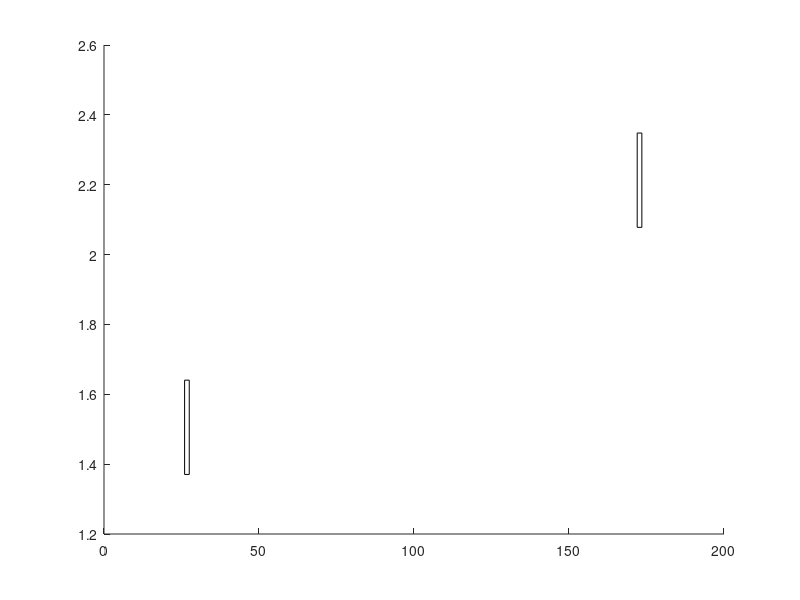

The MATLAB source for this figure: (Note: this script raises an error after producing the figure.)
% Project 3
% Yun Lin
% 4/22/2012
clear
clc
disp('                     Bunker Buster    ')
disp('    ')
disp(' Objective: Destroy other player before he destroys you!')
disp('     ')
disp('    Players must input power of cannon (1 to 600)')
disp('    ')
disp('    Players must input angle of cannon (0 to 90)')
disp('    ')
disp('  To exit game at any time, enter 0 for power input')
disp('      ')
disp('      ') 
close all hidden
format bank
%%%%%%%%%%%%%%%%%%%%%%%%%%%%%%%%%%%%%%%%%%%%%%%%%%%%%%%%%%%%%%%%%%%%%%%%%%
%                                                                        %
%                         Create Terrain                                 %
%                                                                        %
%%%%%%%%%%%%%%%%%%%%%%%%%%%%%%%%%%%%%%%%%%%%%%%%%%%%%%%%%%%%%%%%%%%%%%%%%%
%CREATE TERRAIN
Ty = randperm(5); % Picks (n) random numbers to make plot. Can be 
N = length(Ty);% changed for different effects. n*L gives length of field.
hold on
L = 40;
M = N*L;
xi = 0:M-1;
yi = interpft(Ty,M); % Terrain 'Function'
%--------------------------------------------------------------------------
%                      PLACE AND DRAW 'TANKS'            
%--------------------------------------------------------------------------
%Create Tank 1
p=randi(40); ...Max distance of tanks from border. 
p2=p+2;
yi(p:p2)=min(yi(p:p2)); ...Flatten Spot on for Tank 1 (modifies yi)
B=length(yi(p:p2)); % Width of Flat Spot
c=min(yi(p:p2));     % Min Value of 'yi'
%Create Tank 2
P=198-p; %Random placement of tank 2
P2=P+2;
yi(P:P2)=min(yi(P:P2)); %Flatten Spot for Tank 2
B2=length(yi(P:P2));
c2=min(yi(P:P2));
%Plot Tanks
tank1=rectangle('Position',[p,c,B/2,B*.09]);
tank2=rectangle('Position',[P,c2,B2/2,B2*.09]);
%Plot Terrain
hT=area(yi);   
colormap summer
a=max(yi)*2;
plot(tank1)
plot(tank2)
axis([min(yi) M 0 a])  %axis([min(yi) 100 0 a])
xlabel('Player 1                                                                                                Player 2')
title(' Bunker Buster ') 
%%%%%%%%%%%%%%%%%%%%%%%%%%%%%%%%%%%%%%%%%%%%%%%%%%%%%%%%%%%%%%%%%%%%%%%%%
%                                                                       %
%                      Trajectory                                       %
%                                                                       %
%%%%%%%%%%%%%%%%%%%%%%%%%%%%%%%%%%%%%%%%%%%%%%%%%%%%%%%%%%%%%%%%%%%%%%%%%
%-----------Tank Int. Pos-------------------
x_0 = (p+(B/4)); % initial x-position Tank 1 
y_0 = c+(B*.09); % initial y-position Tank 1
x2_0=(P+(B2/4)); % initial x-position Tank 2
y2_0=c2+(B*.09); % initial y-position Tank 2
%-------------------------------------------
Player2_Health=200;
Player1_Health=200;
remaining_health2=200;
remaining_health1=200;
while remaining_health2>0 && remaining_health1>0
power=input('Player 1 Shoots\n  Power:  ');
if power==0;
   close all hidden 
    break
end
v0=power/10;
theta= input(' Degree:  ');
v0x=v0*cos(theta*pi/180);
v0y=v0*sin(theta*pi/180);
g = 9.8; % gravity
thmax=v0y/g;
hmax=v0y^2/(2*g);
ttot=2.5*thmax;
dmax=v0x*ttot;
tplot=linspace(0,ttot,200);
x=x_0+ v0x*tplot;
y=y_0+ v0y*tplot-0.5*g*tplot.^2; 
% Find Ground Contact
s = yi - y;
ix = find(s > -.5 & s < .5);
x_sol = x(ix); %y1_sol = y(ix)...%y2_sol = yi(ix)
d=round(max(x_sol)); % Intersection of yi
r=.75; %r is the radius of the circle
ang=0:0.01:2*pi; %0.01 is the angle step
xp=r*4*cos(ang);
yp=.5*r*sin(ang);
%-Distance Blast To Tank2------------------------------------------------
if x_sol<=200 & yi(d)<=200
dist2=sqrt(((x2_0-d)^2)-((y2_0-yi(d))^2)); % Distance from blast to tank
damage2=((1/dist2+.1)*175);
% Player 2 Health--------------------------------------------------------
 for i=1:1
    if dist2<=10
       Player2_Health= Player2_Health(i)-damage2
    elseif damage2==0
        disp('DIRECT HIT')
    end
end
remaining_health2=min(Player2_Health);
if remaining_health2<=0
    comet(x,y);
    r=3; %r is the radius of the circle
ang=0:0.01:2*pi; %0.01 is the angle step
xp=r*4*cos(ang);
yp=.25*r*sin(ang);
    blast=fill(x_sol(end) + xp,yi(d) + yp,'r');
    disp('Player 1 Wins Booyaah!!!')
 pause(1.5)
 delete(blast)
 delete(tank2)
    break
end
%--Plot and Delete Hit----------------------------------------------------
h=plot(x,y,'k');
blast=fill(x_sol(end) + xp,yi(d) + yp,'r'); 
area(yi); %covers trajectory below grade
disp('Hit Any Key To Continue')
pause
delete(h)
delete(blast)
clc
else disp('out of bounds ')
    pause
end
%------------------------------------------------------------------------%
%            SWITCH PLAYERS
%------------------------------------------------------------------------%
power2=input('Player 2 Shoots\n  Power:  ');
if power2==0;
   close all hidden 
    break
end
%-Trajectory Player 2-----------------------------------------------------
v20=power2/10;
Player2_angle= input(' Degree:  ');
theta2=180-Player2_angle;
v0x=v20*cos(theta2*pi/180);
v0y=v20*sin(theta2*pi/180);
thmax=v0y/g;
hmax=v0y^2/(2*g);
ttot=2.5*thmax;
dmax=v0x*ttot;
tplot=linspace(0,ttot,200);
x2=x2_0+ v0x*tplot;
y2=y2_0+ v0y*tplot-0.5*g*tplot.^2;
%-Find Ground Contact----------------------------------------------------
s = yi - y2;
ix = find(s > -.5 & s < .5);
x_sol2 = x2(ix); %y1_sol = y(ix)...y2_sol = yi(ix)
d2=round(min(x_sol2)); % Intersection of yi
%---Plot Blast 2---------------------------------------------------------
r=.75; %r is the radius of the circle
ang=0:0.01:2*pi; %0.01 is the angle step
xp=r*4*cos(ang);
yp=.5*r*sin(ang);
if x_sol2>=0 & yi(d2)>=0
%-Distance Blast To Tank1-------------------------------------------------
dist1=sqrt(((x_0-d2)^2)-((y_0-yi(d2))^2)); % Distance from blast to tank
damage1=((1/dist1+.1)*175);
% Player 1 Health----------------------------------------------------
 for i=1:1
    if dist1<=10
       Player1_Health = Player1_Health(i)-damage1
    elseif dist1 ==0
        disp('DIRECT HIT')
    end
end
remaining_health1=min(Player1_Health);
if remaining_health1<=1
   comet(x2,y2);
    r=3; %r is the radius of the circle
ang=0:0.01:2*pi; %0.01 is the angle step
xp=r*4*cos(ang);
yp=.25*r*sin(ang);
    blast=fill(min(x_sol2) + xp,yi(d2) + yp,'r');
    disp('Player 2 Wins Booyaah!!!')  
     pause(1.5)
 delete(blast)
 delete(tank1)
    break
end
% Plot and Delete Hit-----------------------------------------------------
 h2=plot(x2,y2,'k');
blast=fill(min(x_sol2)+xp,yi(d2)+yp,'r');
area(yi); %covers trajectory below grade
disp('Hit Any Key To Continue')
pause
delete(h2)
delete(blast)
clc
else disp('out of bounds ')
    pause
end
end
hold off
pause(5)
close all hidden
clc